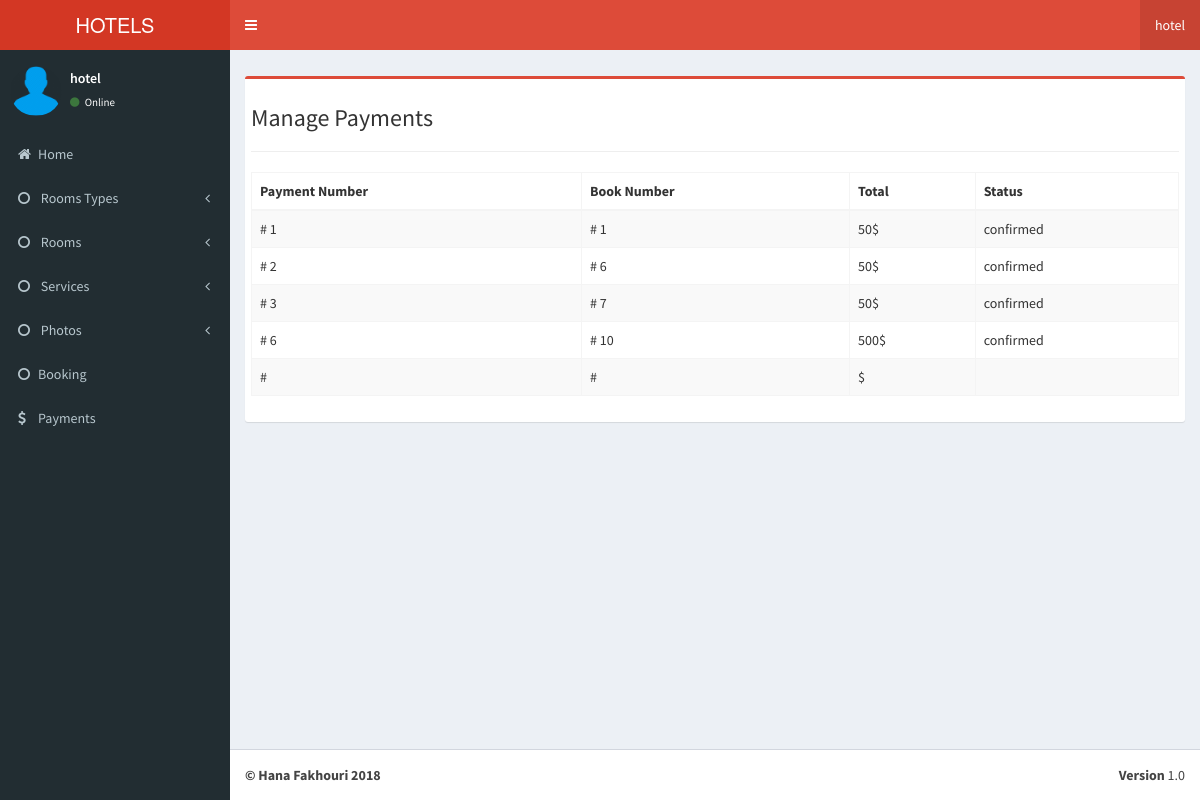
Screenshot of /hotel/admin/payments.php (signed in) with the database file from the repository.
### tables this page shows
CREATE TABLE `booking` (
  `id` int(11) NOT NULL,
  `hotel_id` int(11) NOT NULL,
  `room_id` int(11) NOT NULL,
  `user_id` int(11) NOT NULL,
  `start_date` date NOT NULL,
  `end_date` date NOT NULL,
  `status` varchar(255) NOT NULL,
  `payment_id` int(11) NOT NULL
);

CREATE TABLE `payments` (
  `id` int(11) NOT NULL,
  `hotel_id` int(11) NOT NULL,
  `user_id` int(11) NOT NULL,
  `total` int(11) NOT NULL,
  `date` datetime NOT NULL 
);

### hotel/admin/adminfunctions.php (called while the page is built, shortened)
<?php
$db = new DB();
$connection = $db->connection();
function getPayments()
{
    global $connection;
    $hotel_id = $_SESSION["hotel_id"];
    $query = "SELECT * FROM payments p,booking b WHERE p.hotel_id='$hotel_id' AND b.payment_id = p.id";
    $result = $connection->query($query);
    $types = array();
    $total = 0;
    while ($row = mysqli_fetch_array($result)) {
        $types[] = $row;
        $total = $total + $row["total"] ;
    }
    $types["total"] = $total;
    return $types;
}

### hotel/admin/payments.php (the view, shortened to what this page needs)
<?php
include 'adminfunctions.php';
include 'header.php';
$payments = getPayments();
?>
    <div class="page-content-wrapper">
        <div class="page-content">
            <h3 class="page-title">Manage Payments </h3>
            <hr>
            <div class="row">
                <div class="col-md-12">
                    <div class="portlet light bordered">
                        <div class="portlet-body">
                            <table class="table table-striped table-bordered table-hover" id="sample_1">
                                <thead>
                                    <tr>
                                        <th>Payment Number</th>
                                        <th>Book Number</th>
                                        <th>Total</th>
                                        <th>Status</th>
                                    </tr>
                                </thead>
                                <tbody>
                                    <?php foreach ($payments as $payment) { ?>
                                        <tr>
                                            <td>#
                                                <?php echo $payment["payment_id"] ?>
                                            </td>
                                            <td>#
                                                <?php echo $payment["id"] ?>
                                            </td>
                                            <td>
                                                <?php echo $payment["total"] ?>$</td>
                                            <td>
                                                <?php echo $payment["status"] ?>
                                            </td>
                                        </tr>
                                        <?php } ?>
                                </tbody>
                            </table>
                        </div>
                    </div>
                </div>
            </div>
        </div>
    </div>
    <?php include 'footer.php' ?>

### rows the page displays
booking: payment "1", id "1", payment.total "50", status "confirmed"
booking: payment "2", id "6", payment.total "50", status "confirmed"
booking: payment "3", id "7", payment.total "50", status "confirmed"
booking: payment "6", id "10", payment.total "500", status "confirmed"

### other values shown
$_SESSION["username"] "hotel"
